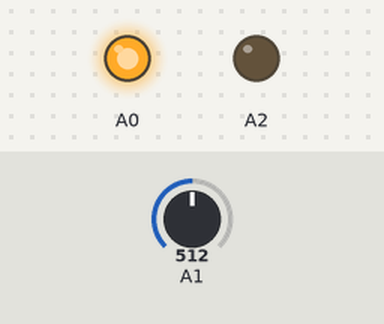
Recording of a sketch running on a simulated Arduino Uno, built with avr-gcc and run on an emulated ATmega328P. Parts: output pins drawn as LEDs (lit = HIGH). Inputs (shaded band) come from the test bench; at power-on: A1 = 512. What the sketch prints to the serial monitor is not drawn.

Above: at 1.2 s.
1.3 s: A1 set to 716
3.0 s: A1 set to 900
Timing chart, 0 to 6.0 s (numbered marks = the images above; inputs shaded):
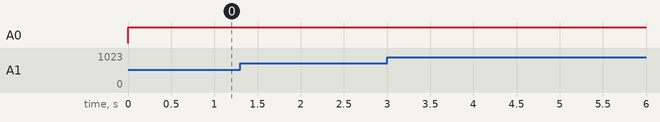

The sketch:

rodstretch.ino
```cpp
void setup() {
  // declare the ledPin as an OUTPUT:
//  pinMode(ledPin, OUTPUT);
//  pinMode(11, OUTPUT); // power
//  pinMode(A0, INPUT);
//  pinMode(A1, INPUT);
//  pinMode(A2, INPUT);
//  pinMode(A3, INPUT);
//  pinMode(A4, INPUT);
//  pinMode(11, OUTPUT);
  Serial.begin(9600);

}

void loop() {
  pinMode(A0, OUTPUT);
  digitalWrite(A0, HIGH);

  pinMode(A2, OUTPUT);
  digitalWrite(A2, LOW);


  delay(10);
  pinMode(A1, INPUT);
  int val = analogRead(A1);

  Serial.write(lowByte(val));
  Serial.write(highByte(val));
  Serial.write(lowByte(222));
  Serial.write(highByte(222));

    delay(10);

}
```

Measured:
- after the input at 1.3 s, every drawn part: stays the same
- after the input at 3.0 s, every drawn part: stays the same
